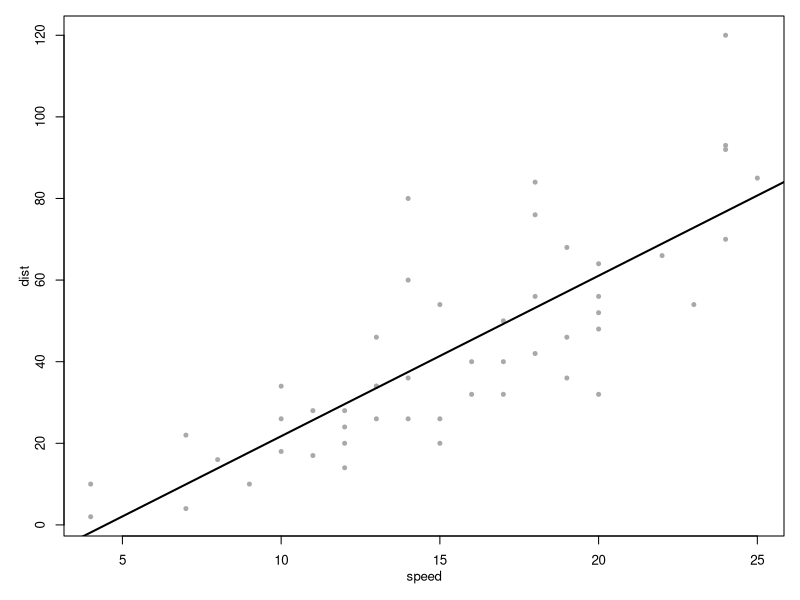

Generate this figure with R:
## ---- chunk 1
par(mar = c(4, 4, 1, 1), mgp = c(2, 1, 0), cex = 0.8)
plot(cars, pch = 20, col ='darkgray' )
fit <- lm(dist ~ speed, data = cars)
abline(fit, lwd = 2)
## ---- chunk 2
1+1
for(k in 1:10){j=cos(sin(k)*k^2)+3;print(j-5)}
## ---- chunk 3
b <- coef(lm(dist ~ speed, data = cars))
# write out the regression equation
cat(sprintf("$dist = %.02f + %.02f speed$", b[1], b[2]))
